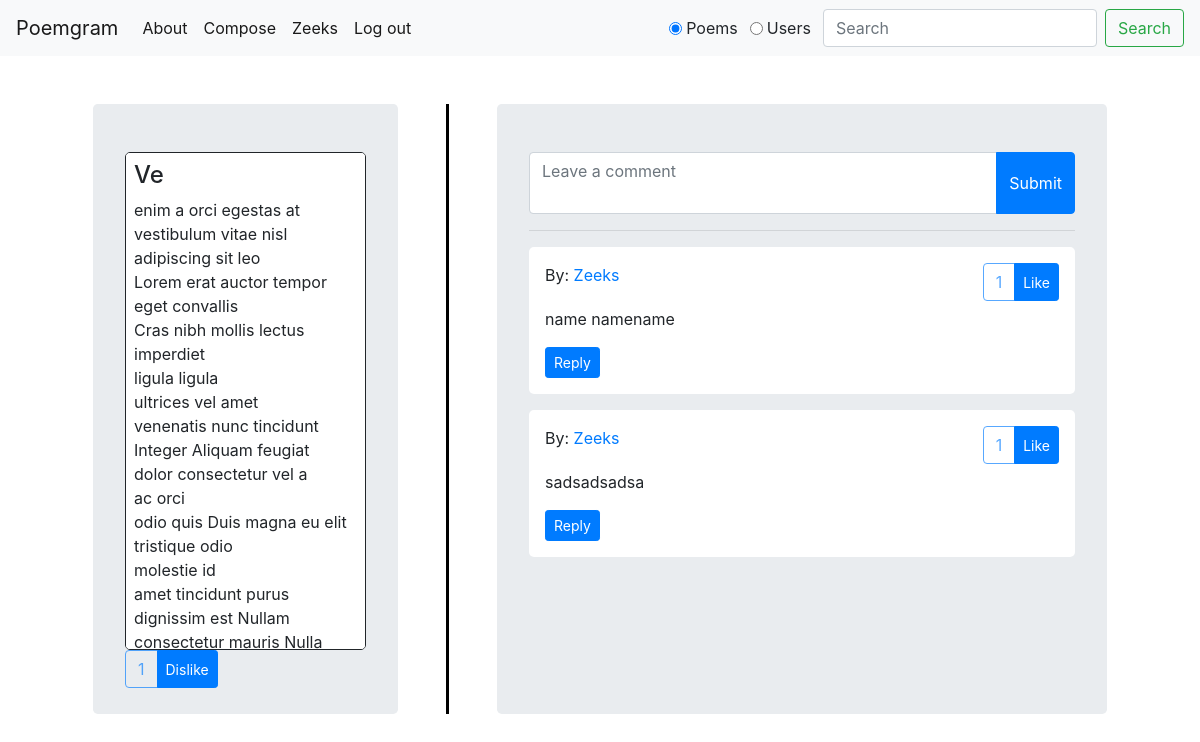
Before: /poemApp/poem/ve (signed in) with the older database file.
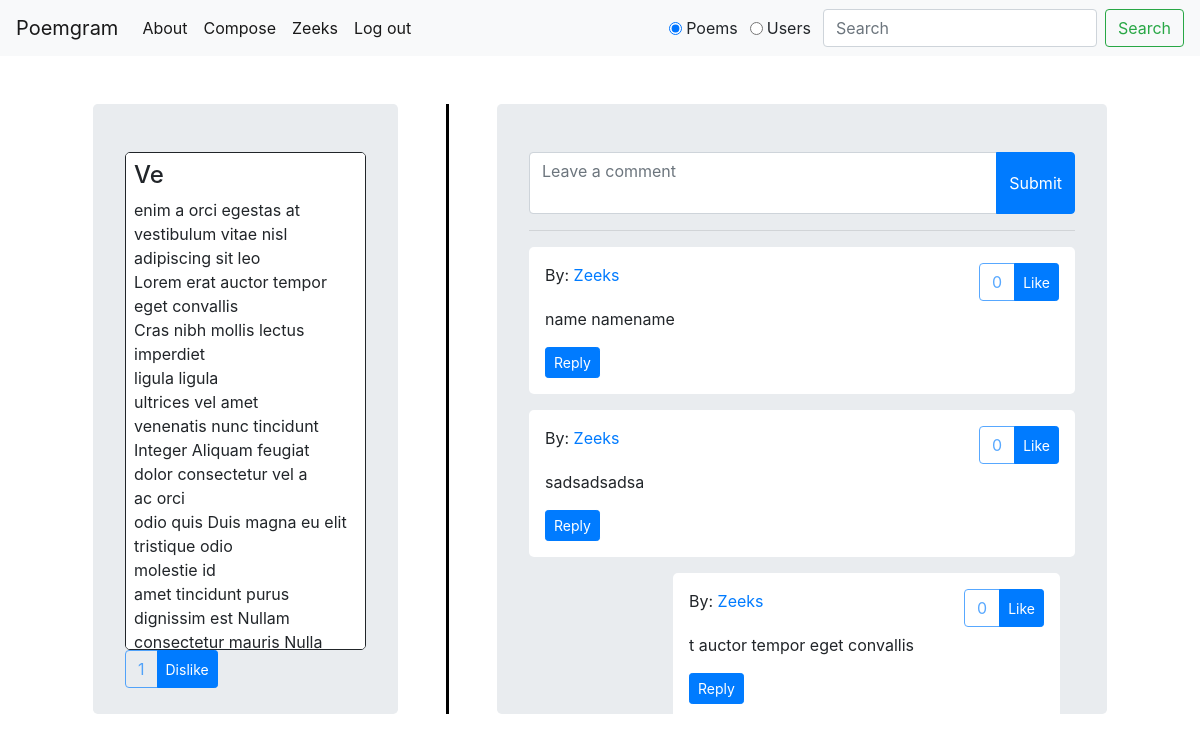
After: the same page with the newer database file.
### poemApp/models.py (models this page shows, shortened)
class Poem(models.Model):
    title = models.CharField(max_length=100, null=False)
    user = models.ForeignKey(User, on_delete=models.SET_NULL, null=True)
    likes = models.ManyToManyField(User, default=None, blank=True, related_name='post_likes')
    articleTitle = models.CharField(max_length=100, null=True)
    text = models.TextField(null=False)
    addedDate = models.DateTimeField(auto_now_add=True, null=False)
    slug=AutoSlugField(populate_from='title', slugify_function=slugify)
    @property
    def total_likes(self):
        return self.likes.all().count()

class Comment(models.Model):
    user = models.ForeignKey(User, on_delete=models.SET_NULL, null=True)
    poem = models.ForeignKey(Poem, on_delete=models.SET_NULL, null=True)
    text = models.TextField(null=False, default="")
    likes = models.ManyToManyField(User, default=False, blank=True, related_name='comment_likes')
    replyTo = models.ForeignKey("self", on_delete=models.SET_DEFAULT, default=-1, null=True, related_name="comment")
    @property
    def total_likes(self):
        return self.likes.all().count()

### poemApp/views.py (the view)
# urls.py: path('poem/<slug:poemSlug>', views.poem, name='poem'),
@login_required
def poem(request, poemSlug):
    contextDict={}
    try:
        contextDict["poem"]= Poem.objects.get(slug=poemSlug)
        contextDict["rows"]= Poem.objects.get(slug=poemSlug).text.split("\n")
        contextDict["parentcomments"] = Comment.objects.filter(poem=contextDict["poem"]).filter(replyTo=None)
    except:
        contextDict["poem"]= None
        contextDict["rows"]= None
    return render(request, "poemApp/poemPage.html", context=contextDict)

### poemApp/templatetags/poemApp_template_tags.py (called while the page is built)
@register.simple_tag
def getSlug(searchedUser):
    return UserProfile.objects.get(user=searchedUser).slug

@register.simple_tag
def getReplies(comment):
    return getReplyAlg(comment, [])

def getReplyAlg(comment, clist):
    for i in  Comment.objects.filter(replyTo=comment):
        clist.append(i)
        getReplyAlg(i, clist)
    return clist

### templates/poemApp/poemPage.html (shortened to what this page needs)
{% extends 'poemApp/base.html' %}
{%load  staticfiles  %}
{% load getReplies from poemApp_template_tags %}
{% block body_block %}
	{% if poem %}
        <div class="jumbotron panel-jumbotron text-center">
            {% include "poemApp/poem.html" with author=poem.user.username rows=rows title=poem.title  %}
			{% include "poemApp/likebutton.html" with obj=poem type="poem" %}
        </div>
		<div class="vl hidden-xs"></div>
		<div class="jumbotron wide-jumbotron overflow-auto">
			{% include "poemApp/commentInput.html" with parentID="parentcomment" poem=poem %}
			<hr/>
			{% for i in parentcomments %}
				{% include "poemApp/comment.html" with comment=i only %}
				{% getReplies i as clist %}
				{% for j in clist %}
					{% include "poemApp/comment.html" with comment=j reply="True" %}
				{% endfor %}
			{% endfor %}
        </div>
	{% else %}
		<div class="jumbotron panel-jumbotron text-center">
            <h3>There is no such poem</h3>
        </div>
	{% endif %}
{% endblock %}

### templates/poemApp/base.html (shortened to what this page needs)
<!DOCTYPE html>
{%load  staticfiles  %}
{% load getSlug from poemApp_template_tags %}
<html>
<head>
	<link rel="stylesheet" href="https://cdn.jsdelivr.net/npm/bootstrap@4.6.0/dist/css/bootstrap.min.css">
	<link rel="stylesheet" href="//code.jquery.com/ui/1.12.1/themes/base/jquery-ui.css">
	<link rel="stylesheet" href="{% static 'landingPage.css' %}">
</head>
<body>
{% if user.is_authenticated %}
	{% getSlug user as userslug %}
	<nav class="navbar navbar-expand-lg navbar-light bg-light">
	  <a class="navbar-brand" href="{% url 'poemApp:index' %}">Poemgram</a>
	  <div class="collapse navbar-collapse" id="navbarSupportedContent">
		<ul class="navbar-nav mr-auto">
		  <li class="nav-item active">
			<a class="nav-link" href="{% url 'poemApp:about' %}">About</a>
		  </li>
		  <li class="nav-item active">
			<a class="nav-link" href="{% url 'poemApp:precompose' %}">Compose</a>
		  </li>
		  <li class="nav-item active">
			<a class="nav-link" href="{% url 'poemApp:showUserprofile' userslug  %}">{{user.username}}</a>
		  </li>
		  <li class="nav-item active">
			<a class="nav-link" href="{% url 'auth_logout' %}">Log out</a>
		  </li>
		</ul>
		<form class="form-inline my-2 my-lg-0" action="{% url 'poemApp:search' %}" method="get">
			<div class="form-check form-check-inline">
				<input class="form-check-input" type="radio" name="type" value="Poem" id="poem" checked>Poems
			</div>
			<div class="form-check form-check-inline">
				<input class="form-check-input" type="radio" name="type" value="User" id="users">Users
			</div>
		  <input name="search" class="form-control mr-sm-2" type="search" placeholder="Search" aria-label="Search">
		  <button class="btn btn-outline-success my-2 my-sm-0" type="submit">Search</button>
		</form>
	  </div>
	</nav>
	<div class="pt-5"></div>
{% else %}
	<div class="container">
		<div class="page-header wide centered">
		<h1>Poemgram</h1>
		<div class="pt-5"></div>
	</div>
{% endif %}
<div class="container">
{% block body_block %}{% endblock %}
</div>
</body>
</html>

### templates/poemApp/poem.html (shortened to what this page needs)
{%load  staticfiles  %}
<div class="jumbotron-fluid p-2 poemContainer overflow-auto">
	{% if title %}
		<h4>{{title}}</h4>
		<p>
		{% for row in rows %}
			{{row}}<br/>
		{% endfor %}
		</p>
	{% else %}
		<strong>There are no poems present :( </strong>
    {% endif %}
</div>

### templates/poemApp/likebutton.html
{%load  staticfiles  %}
<div class="btn-toolbar" role="group">
	<div class="btn-group">
		<button id="{{obj.id}}{{type}}0" type="button" disabled class="btn btn-outline-primary">{{obj.total_likes}}</button>
		<button id="{{obj.id}}" name="{{type}}"  type="submit" class="btn btn-primary btn-sm like-button">
        {% if user not in obj.likes.all %}
			Like
        {% else %}
			Dislike
        {% endif %}
		</button>
	</div>
</div>

### templates/poemApp/commentInput.html (shortened to what this page needs)
{%load  staticfiles  %}
<form action="{% url 'poemApp:submitComment' %}"  method="post" id="submitComment">
		<div class="input-group">
		<textarea required placeholder="Leave a comment"  class="form-control notResizeable" name="text" id="text"></textarea>
		<div class="input-group-append">
			<button class="btn btn-primary" type="submit" value="Submit" id="submit" type="button">Submit</button>
		</div>
		</div>
</form>

### templates/poemApp/comment.html (shortened to what this page needs)
{%load  staticfiles  %}
{% load getSlug from poemApp_template_tags %}
{% if reply %}
<div class="container justify-content-end">
{% endif %}
<div class="comment {% if reply %}w-75{% endif %}">
	{% getSlug comment.user as obj %}
	<p>By: <a href="{% url 'poemApp:showUserprofile' obj  %}">{{ comment.user.username }}</a><p>
	{% include "poemApp/likebutton.html" with obj=comment type="comment" %}
	<div class="pt-1 wide"></div>
	<p class="wide disp">{{comment.text}}</p>
	<input id="b{{comment.id}}" username="{{ comment.user.username }}" value="Reply" type="submit" class="btn btn-primary btn-sm reply"/>
</div>
{% if reply %}
</div>
{% endif %}

### static/landingPage.css (style rules this page uses)
.container { display: flex; justify-content: space-evenly; position: relative; flex-wrap: wrap; }
.vl { border-left: 3px solid black; height: auto; }
.panel-jumbotron { margin-bottom: 3em; padding-top: 3em; width: 305px; height: 610px; margin: 0 auto; position: relative; }
.wide-jumbotron { padding-top: 3em; width: 610px; height: 610px; margin: 0 auto }
.poemContainer { text-align: left; border-style: solid; border-width: 1px; border-radius: 5px; height: 100%; background-color: white; }
.wide { width: 100%; }
.notResizeable { resize: none; }
.comment { padding: 1em; display: flex; flex-wrap: wrap; align-items: flex-start; align-content: flex-start; justify-content: space-between; background-color: white; border-radius: 5px; border-width: 1px; margin-top: 1em; }
.disp { display: inline-block; }

Changed rows visible on the page:
computed for Comment "name namename": total_likes "1" → "0"
computed for Comment "sadsadsadsa": total_likes "1" → "0"
added Comment: user.username "Zeeks", total_likes "0", shows "Like", text "t auctor tempor eget convallis"
